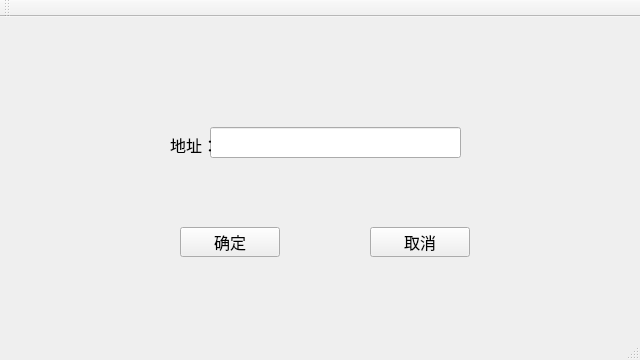
<?xml version="1.0" encoding="UTF-8"?>
<ui version="4.0">
 <class>MobilectlClientClass</class>
 <widget class="QMainWindow" name="MobilectlClientClass">
  <property name="geometry">
   <rect>
    <x>0</x>
    <y>0</y>
    <width>640</width>
    <height>360</height>
   </rect>
  </property>
  <property name="font">
   <font>
    <pointsize>12</pointsize>
   </font>
  </property>
  <property name="windowTitle">
   <string>MobilectlClient</string>
  </property>
  <widget class="QWidget" name="centralWidget">
   <property name="enabled">
    <bool>true</bool>
   </property>
   <widget class="QPushButton" name="login_accept">
    <property name="geometry">
     <rect>
      <x>180</x>
      <y>210</y>
      <width>100</width>
      <height>30</height>
     </rect>
    </property>
    <property name="text">
     <string>确定</string>
    </property>
   </widget>
   <widget class="QPushButton" name="login_cancel">
    <property name="geometry">
     <rect>
      <x>370</x>
      <y>210</y>
      <width>100</width>
      <height>30</height>
     </rect>
    </property>
    <property name="text">
     <string>取消</string>
    </property>
   </widget>
   <widget class="QLineEdit" name="text_client_ip">
    <property name="geometry">
     <rect>
      <x>210</x>
      <y>110</y>
      <width>251</width>
      <height>31</height>
     </rect>
    </property>
    <property name="font">
     <font>
      <pointsize>12</pointsize>
     </font>
    </property>
    <property name="alignment">
     <set>Qt::AlignCenter</set>
    </property>
   </widget>
   <widget class="QLabel" name="label">
    <property name="geometry">
     <rect>
      <x>170</x>
      <y>120</y>
      <width>41</width>
      <height>16</height>
     </rect>
    </property>
    <property name="text">
     <string>地址：</string>
    </property>
   </widget>
  </widget>
  <widget class="QMenuBar" name="menuBar">
   <property name="geometry">
    <rect>
     <x>0</x>
     <y>0</y>
     <width>640</width>
     <height>27</height>
    </rect>
   </property>
  </widget>
  <widget class="QToolBar" name="mainToolBar">
   <attribute name="toolBarArea">
    <enum>TopToolBarArea</enum>
   </attribute>
   <attribute name="toolBarBreak">
    <bool>false</bool>
   </attribute>
  </widget>
  <widget class="QStatusBar" name="statusBar"/>
 </widget>
 <layoutdefault spacing="6" margin="11"/>
 <resources>
  <include location="MobilectlClient.qrc"/>
 </resources>
 <connections/>
</ui>
